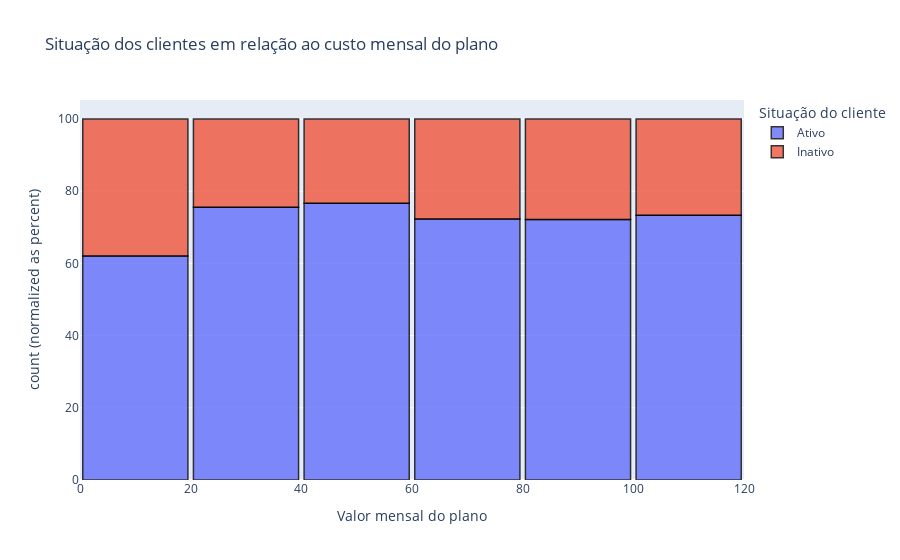

Write notebook code for a chart like this one.
### Markdown cell above
### **4.2.1 - Perfil de gasto mensal dos clientes**

O gráfico a seguir apresenta o histograma dos valores mensais dos planos e a respectiva porcentagem de cancelamento (indicada em cor vermelha). Pode-se que:

1. Os planos com valores mensais abaixo de $ 20,00 apresentam as mais altas taxas de cancelamentos, cerca de 37%.
2. Os demais planos apresentam a taxa dee cancelamento próximo da média já observada, que é de 25%.

### Code cell
# Avaliação em relação ao custo mensal do plano
df_gastos = df.Valor_Mensal.value_counts()
df_gastos = df_gastos.to_frame().reset_index()
df_gastos.columns = ['Valor mensal do plano', 'Quantidade']
df_gastos['Situação do cliente'] = df.Cliente_Inativo
df_gastos['Situação do cliente'] = df_gastos['Situação do cliente'].map({0:'Ativo', 1:'Inativo'})


fig = px.histogram(df_gastos, x="Valor mensal do plano", color = "Situação do cliente", nbins = 8,
    title="Situação dos clientes em relação ao custo mensal do plano", histnorm = None, barnorm = 'percent')
fig.update_traces( opacity=0.8, marker_line_width=1.5, marker_line_color = 'rgb(0,0,0)')
fig.update_layout(bargap=0.05)
fig.show()

### Figure 1 — Plotly figure (JSON) as saved in the notebook; plotly's stock layout.template omitted (floating-point values rounded to 4 significant figures; data arrays with more than 128 entries replaced by an {"elided": "..."} marker saying what was removed)
{"data": [{"alignmentgroup": "True", "bingroup": "x", "hovertemplate": "Situação do cliente=Ativo<br>Valor mensal do plano=%{x}<br>count (normalized as percent)=%{y}<extra></extra>", "legendgroup": "Ativo", "marker": {"color": "#636efa", "line": {"color": "rgb(0,0,0)", "width": 1.5}, "pattern": {"shape": ""}}, "name": "Ativo", "nbinsx": 8, "offsetgroup": "Ativo", "opacity": 0.8, "orientation": "v", "showlegend": true, "type": "histogram", "x": {"elided": "1165 float values"}, "xaxis": "x", "yaxis": "y"}, {"alignmentgroup": "True", "bingroup": "x", "hovertemplate": "Situação do cliente=Inativo<br>Valor mensal do plano=%{x}<br>count (normalized as percent)=%{y}<extra></extra>", "legendgroup": "Inativo", "marker": {"color": "#EF553B", "line": {"color": "rgb(0,0,0)", "width": 1.5}, "pattern": {"shape": ""}}, "name": "Inativo", "nbinsx": 8, "offsetgroup": "Inativo", "opacity": 0.8, "orientation": "v", "showlegend": true, "type": "histogram", "x": {"elided": "419 float values"}, "xaxis": "x", "yaxis": "y"}], "layout": {"bargap": 0.05, "barmode": "relative", "barnorm": "percent", "legend": {"title": {"text": "Situação do cliente"}, "tracegroupgap": 0}, "title": {"text": "Situação dos clientes em relação ao custo mensal do plano"}, "xaxis": {"anchor": "y", "domain": [0, 1], "title": {"text": "Valor mensal do plano"}}, "yaxis": {"anchor": "x", "domain": [0, 1], "title": {"text": "count (normalized as percent)"}}}}
